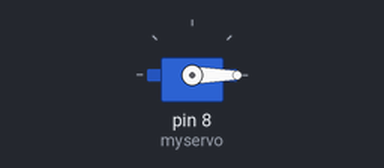
A sketch run on a simulated Arduino Uno, built with avr-gcc and run on an emulated ATmega328P. Parts: servo.

Above: at 0.05 s.
Timing chart, 0 to 4.6 s (numbered marks = the images above):
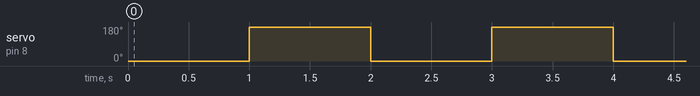

Measured:
- by itself, servo on pin 8 (myservo): alternates 180° for 1.0 s and 0° for 1.0 s

The sketch:

Sg90_test.ino
```cpp
//Sg90 arduino max 180 degrees
#include <Servo.h>

Servo myservo;

void setup() {
  myservo.attach(8);  // attaches the servo on pin 9 to the servo object
}

void loop() {
  myservo.write(0);      // sets the servo position to 0 degrees
  delay(1000);           // waits for a second
  myservo.write(180);    // sets the servo position to 180 degrees
  delay(1000);           // waits for a second
}
```
